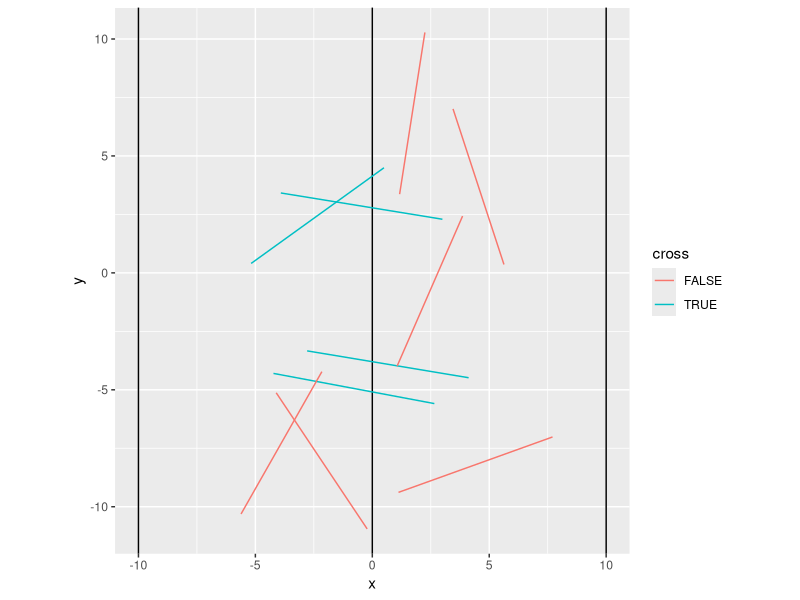
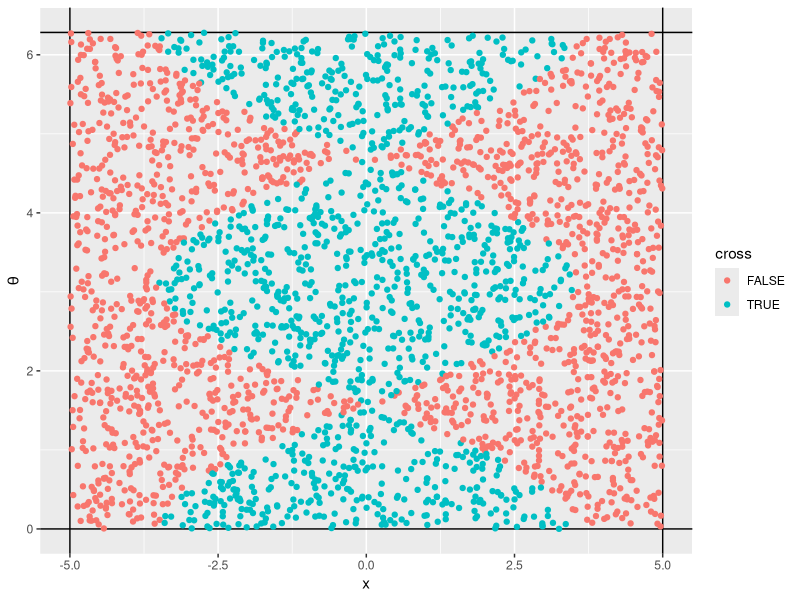
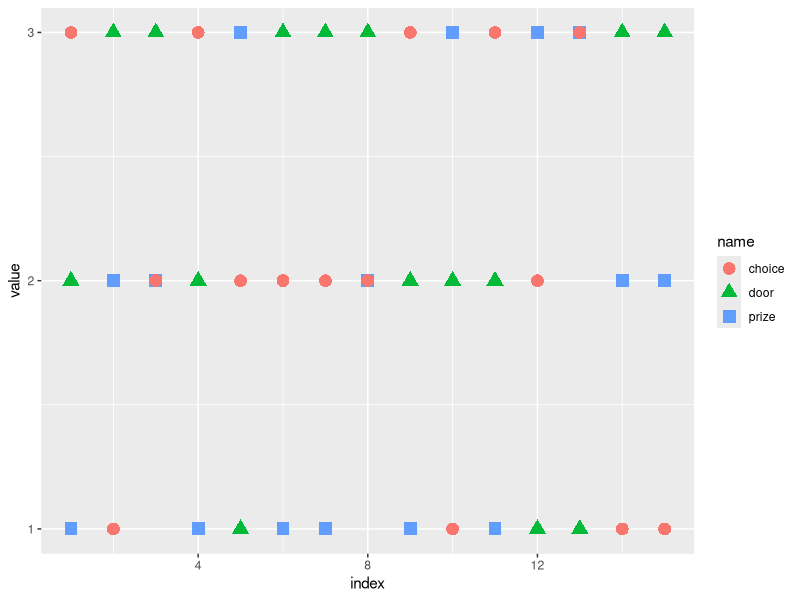
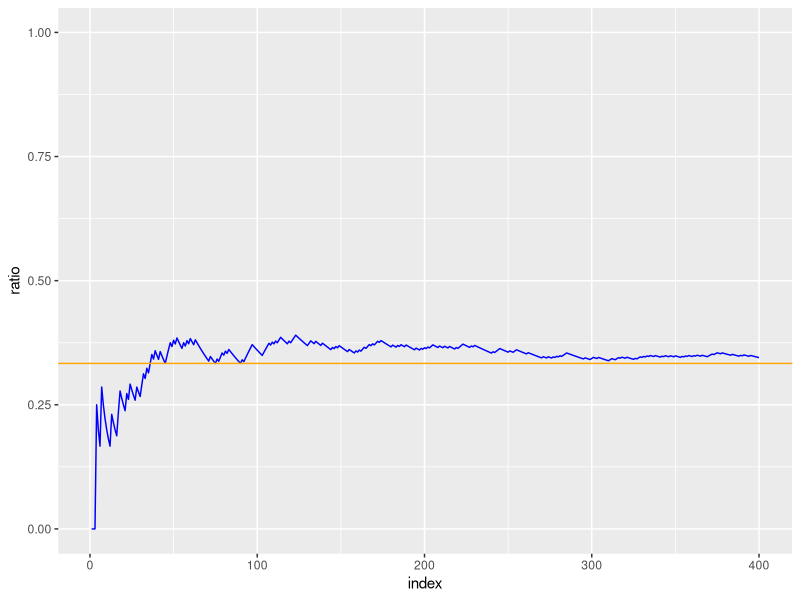
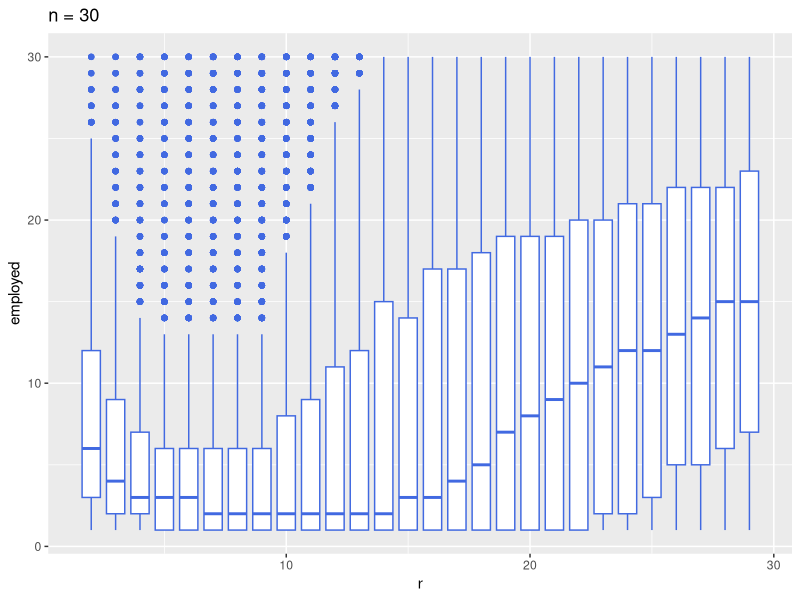
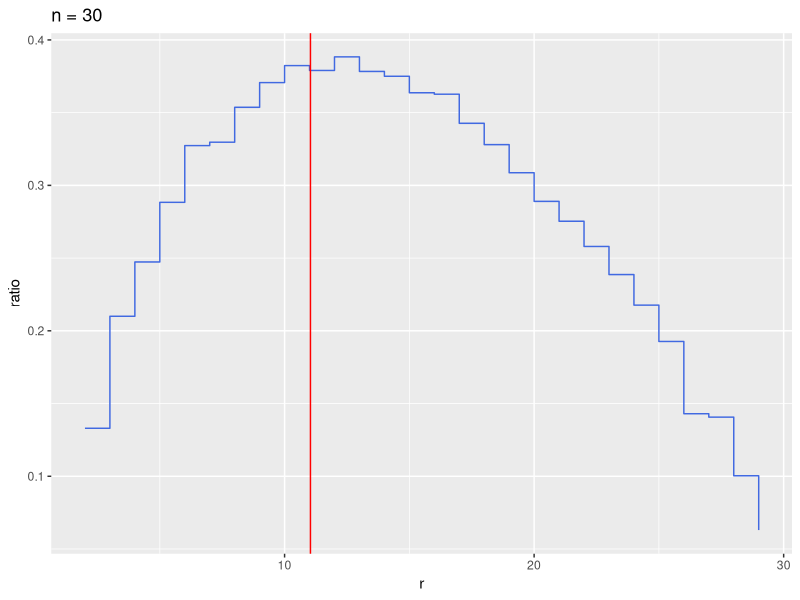

The R script that drew these images, in order:
## ---- chunk 1
library(conflicted)  # 関数名の衝突を警告
conflicts_prefer(    # 優先的に使う関数を指定
    dplyr::filter(),
    dplyr::select(),
    dplyr::lag(),
    )
library(tidyverse)
## ---- chunk 2
my_trial <- function(){ 
    while(TRUE){ # 永久に回るループ
        if(sample(c("h","t"),1) == "h"){ # h:head，t:tail
            return("Alice") # Aliceが表を出して終了
        }
        if(sample(c("h","t"),1) == "h"){
            return("Bob") # Bobが表を出して終了
        }
        #' どちらも裏ならもう一度ループ
    }
}
## ---- chunk 3
my_trial(); my_trial(); my_trial() # 3回行ってみる
## ---- chunk 4
#' set.seed(8888) # 実験を再現する場合は適当なシードを指定する
mc <- 10000       # 回数を設定 
my_data <- replicate(mc, my_trial())
glimpse(my_data)      # 結果が mc 次元のベクトルになっていることが確認できる
## ---- chunk 5
table(my_data)    # 頻度を表示する
table(my_data)/mc # 勝率の計算 (全実験回数で除算)
## ---- chunk 6
buffon_trial <- function(d, l, verbose = FALSE){ # dとlを指定
    x <- runif(1, min = -d/2, max = d/2) # 位置
    theta <- runif(1, min = 0, max = 2*pi) # 角度
    cross <- FALSE # 交わったかどうかを示す変数
    if((x+l*cos(theta)/2)*(x-l*cos(theta)/2) < 0){
        cross <- TRUE # 交わった場合に書き換え
    }
    if(verbose == TRUE){ # 位置と角度も返す
        return(c(x = x, theta = theta,       # ベクトルで返すので
                 cross = as.numeric(cross))) # データ型を揃える
    } else { # 交わったかどうかだけ返す
        return(cross) # 論理値のまま返す
    }
}
## ---- chunk 7
d <- 10
l <- 7
buffon_trial(d, l); buffon_trial(d, l)
## ---- chunk 8
buffon_trial(d, l, verbose = TRUE)
buffon_trial(d, l, verbose = TRUE)
## ---- chunk 9
mc <- 10
replicate(mc, buffon_trial(d, l, verbose = TRUE)) |>
    t() |> # 配列を転置
    as_tibble() |> # tibble に変換
    mutate( # 図に必要な情報を加える
        y = runif(mc, min = -(d+l)/2, max = (d+l)/2), # 中心のy座標をランダムに生成
        x1 = x-l/2*cos(theta), 
        x2 = x+l/2*cos(theta),
        y1 = y-l/2*sin(theta),
        y2 = y+l/2*sin(theta),
        cross = as.logical(cross)) |> # 交わり表すラベル(論理値)
    ggplot() + 
    geom_vline(xintercept = c(-d,0,d)) + # 縦棒を描く
    geom_segment(aes(x = x1, y = y1,       # 始点
                     xend = x2, yend = y2, # 終点
                     colour = cross)) +    # 交わりを表示
    labs(x = "x", y = "y") +
    coord_fixed() # 座標軸の比を1に固定
## ---- chunk 10
mc <- 3000
replicate(mc, buffon_trial(d, l, verbose = TRUE)) |>
    t() |> 
    as_tibble() |> 
    mutate( # 図に必要な情報を加える
        cross = as.logical(cross)) |> # 交わり表すラベル(論理値)
    ggplot(aes(x = x, y = theta, colour = cross)) + 
    geom_vline(xintercept = c(-d/2,d/2)) + # 境界を描く
    geom_hline(yintercept = c(0,2*pi)) +   # 横線を描く
    geom_point() + labs(y = expression(theta)) 
## ---- chunk 11
mc <- 100000 # 回数を設定 
buffon_data <- replicate(mc, buffon_trial(d, l)) 
## ---- chunk 12
table(buffon_data)      # 頻度 (TRUEが針の交わった回数)
table(buffon_data)/mc   # 確率(推定値)
print((2*l)/(pi*d))     # 針の交わる確率 (理論値)
2*l/d/(table(buffon_data)/mc)["TRUE"] # π の推定値
## ---- chunk 13
monty_trial <- function(verbose = FALSE){
    #' 賞品は1に置いてあるものとする
    choice <- sample(1:3, size = 1) # 解答者の最初の選択
    if(choice == 1) { # 変えないのが正解の場合
        win <- "stay"
        door <- sample(2:3, size = 1) # Monty が開ける扉 (2か3をランダムに選択)
    } else { # 変えるのが正解の場合
        win <- "change"
        if(choice == 2) { # 2を選択したら3を開ける
            door <- 3
        } else { # そうでなければ(3を選択)2を開ける
            door <-2 
        }
    }
    if(verbose == TRUE){ # 賞品，解答者の選択，Monty が開ける扉を返す
        return(c(prize = 1, choice = choice, door = door))
    } else { # 勝ち負けの条件を返す
        return(win)
    }
}
## ---- chunk 14
monty_trial <- function(verbose = FALSE){
    prize  <- sample(1:3, size = 1) # 賞品の置かれた扉
    choice <- sample(1:3, size = 1) # 解答者の最初の選択
    if(prize == choice) { # 変えないのが正解の場合
        win <- "stay"
        door <- sample(setdiff(1:3, prize), size = 1) # Monty が開ける扉 (ランダムに選択)
    } else { # 変えるのが正解の場合
        win <- "change"
        door <- setdiff(1:3, union(prize, choice)) # Monty が開ける扉
    }
    if(verbose == TRUE){ # 賞品，解答者の選択，Monty が開ける扉を返す
        return(c(prize = prize, choice = choice, door = door))
    } else { # 勝ち負けの条件を返す
        return(win)
    }
}
## ---- chunk 15
monty_trial(); monty_trial()
## ---- chunk 16
monty_trial(verbose = TRUE)
monty_trial(verbose = TRUE)
## ---- chunk 17
mc <- 15
replicate(mc, monty_trial(verbose = TRUE)) |>
    t() |> # 配列を転置
    as_tibble() |> # データフレームに変更
    rowid_to_column(var = "index") |> # 試行の番号を追加
    pivot_longer(!index) |> # index 以外を long format 化
    ggplot(aes(x = index, y = value,
               colour = name, shape = name)) +
    geom_point(size = 4) + # サイズを大きめに表示
    scale_y_continuous(breaks = 1:3)
## ---- chunk 18
mc <- 400
replicate(mc, monty_trial()) |>
    as_tibble_col(column_name = "win") |>
    rowid_to_column(var = "index") |>
    mutate(stay_win = win == "stay", # 留まって勝つ場合
           ratio = cumsum(stay_win)/index) |> # 勝率の推移を計算
    ggplot(aes(x = index, y = ratio)) +
    geom_line(colour = "blue") + 
    geom_hline(yintercept = 1/3, colour = "orange") + # 理論値
    ylim(c(0,1)) # y軸の描画範囲を指定
## ---- chunk 19
mc <- 50000 # 回数を設定 
monty_data <- replicate(mc, monty_trial()) 
## ---- chunk 20
table(monty_data)    # 頻度
table(monty_data)/mc # 確率(推定値)
## ---- chunk 21
monty_trial <- function(change = FALSE, # ドアを変えるか否か
                        verbose = FALSE){
    doors <- LETTERS[1:3]      # ドアの名前 A,B,C 
    prize <-  sample(doors, 1) # 商品のドア
    choice <- sample(doors, 1) # 選んだドア
    monty <-  sample(doors[(doors != prize) & (doors != choice)], 1) # モンティが開いたドア
    if(change){ # 選択を変えた場合の最後に選んだドア
        final <- doors[(doors != choice) & (doors != monty)]
    } else { # 選択を変えない場合
        final <- choice
    }
    if(verbose){ # TRUEの場合
        return(c(prize=prize,choice=choice,monty=monty,final=final))    
    } else {
        return(ifelse(prize == final,"win","loss"))
    }
}
## ---- chunk 22
table(replicate(mc, monty_trial()))/mc              # 最初に選んだドアのままの場合
table(replicate(mc, monty_trial(change = TRUE)))/mc # 選んだドアを変えた場合
## ---- chunk 23
secretary_trial <- function(n, r, verbose = FALSE){ # nとrを指定
    applicants <- sample(1:n, size = n) # n人の順位をランダムに並べ替える
    ref <- applicants[1:(r-1)] # r-1人目までは参照(最高順位が基準点)
    test <- applicants[r:n]    # r人目以降が採用候補
    idx <- which(test < min(ref)) # 採用候補の中で基準点より良い人を選出
    if(length(idx) == 0) { # 1人も規準良い人がいない場合
        employed <- applicants[n] # 最後の人を採用
    } else {
        employed <- test[idx[1]]  # 最初に基準点を越えた人を採用
    }
    if(verbose == TRUE){ # 全順位も返す
        return(list(applicants = applicants, 
                    employed = employed)) # 2つの異なるベクトルをリストで束ねる
    } else { # 採用した者の順位のみ返す
        return(employed)
    }
}
## ---- chunk 24
n <- 10 # 候補者は10名
secretary_trial(n, 2, verbose = TRUE) # 2人目から採用を考える
secretary_trial(n, 3, verbose = TRUE) # 3人目から採用を考える
secretary_trial(n, 4, verbose = TRUE) # 4人目から採用を考える
secretary_trial(n, 5, verbose = TRUE) # 5人目から採用を考える
secretary_trial(n, 6, verbose = TRUE) # 6人目から採用を考える
## ---- chunk 25
#' set.seed(8888) # 実験を再現したい場合はシードを指定
mc <- 3000
n <- 30 # 候補者数を変えて実験
secretary_data <- tibble(r = NULL,
                         employed = NULL)
for (r in 2:(n-1)) {
    foo <- replicate(mc, secretary_trial(n, r))
    if(r %in% c(2,6,10,14,18,22)) { # いくつか表示
        cat("採用開始: ", r, "\n")
        print(table(foo))
    }
    secretary_data <- bind_rows(secretary_data, # 前の実験結果に追加
                                tibble(r = rep(r,mc),
                                       employed = foo))
}
## ---- chunk 26
secretary_data |>
    ggplot(aes(x = r, y = employed)) +
    geom_boxplot(aes(group = r), # rごとに集計
                 fill = "white", colour ="royalblue") +
    labs(title = paste("n =", n)) # nをタイトルに表示
## ---- chunk 27
n/exp(1) 
## ---- chunk 28
secretary_data |>
    group_by(r) |> 
    summarize(ratio = mean(employed == 1)) |> # 1位ならTRUE(1)
    ggplot(aes(x = r, y = ratio)) +
    geom_step(colour = "royalblue") + # 階段関数で描画
    geom_vline(xintercept = n/exp(1), colour = "red") + # 理論値
    labs(title = paste("n =", n)) # nをタイトルに表示
